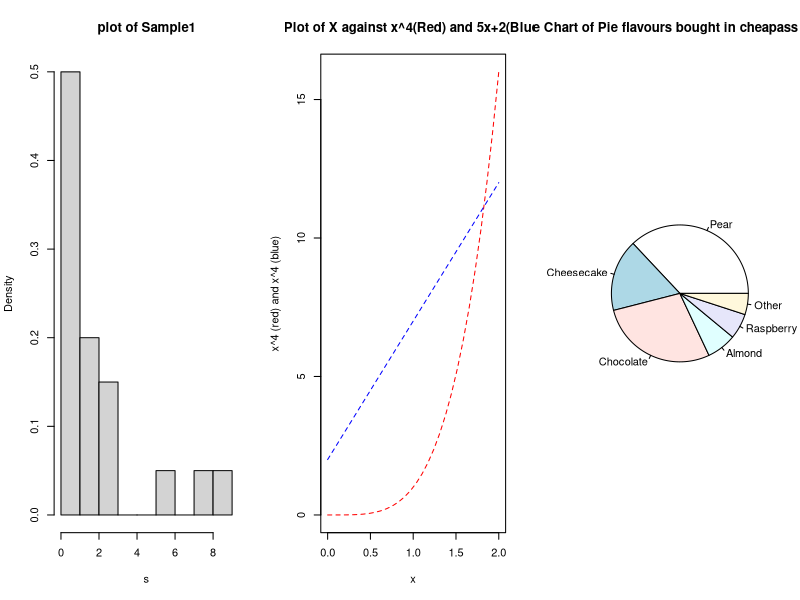

Write R code to recreate this figure.
#a
s=scan("sample1.txt")
par(mfrow=c(1,3))
hist(s,probability = T,main = "plot of Sample1")

#b
y = function(x){
  x^4
}
extra = function(x){
  5*x+2
}
x=seq(0,2,length = 30)
plot(x,y(x), xlab=
    "x",ylab="x^4 (red) and x^4 (blue)", main="Plot of X against x^4(Red) and 5x+2(Blue)",type="l",
    col="red", lty=2)
points(x,extra(x),col = "blue",type="l",lty=2)
#c

#is.numeric(school): Checks if the object school has nummeric elements
#table(school): Creates a table from the elements in the school object
#barplot(table(school):Creates a bar plot with vertical or horizontal bars from the table created from the school object.
#col=c("blue","green", "black","yellow")): Creates a vector c from the elements "blue","green", "black","yellow"

#d
proportions = c(0.37, 0.17, 0.28, 0.07, 0.06, 0.05)
flavours = c("Pear","Cheesecake", "Chocolate", "Almond", "Raspberry","Other")
pie(proportions, labels = flavours, main="Pie Chart of Pie flavours bought in cheapass stores")